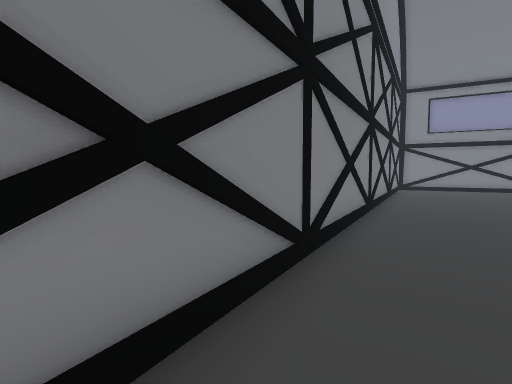
[1] (above)

21 first-person views from a walk through a 3-D level made in the Unity game engine. The camera is 1.2 m above the floor, tilts 4° down and sees 80° across. The floor is counted in squares, 1 m on a side. Each view is taken from the middle of a square. On the plan, view 1 faces up. The plan holds only what a view shows up to about 13 squares ahead; the rest is blank. The place goes on beyond the plan. Some surface patterns are stand-ins.

[2]
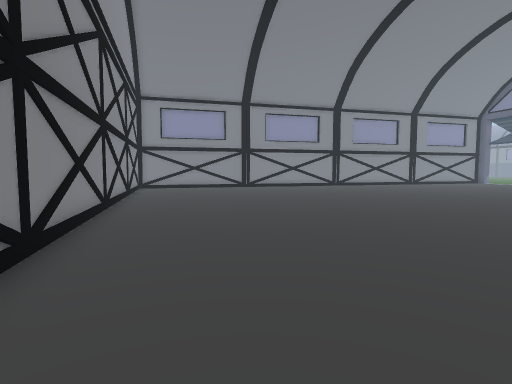

[3]
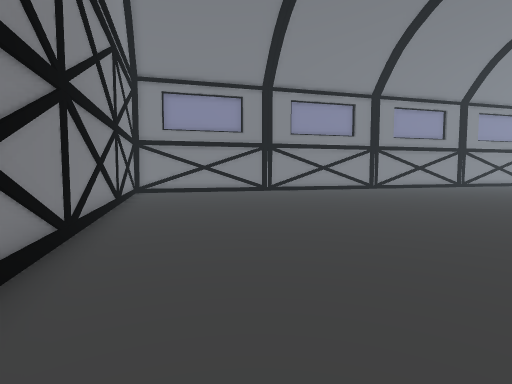

[4]
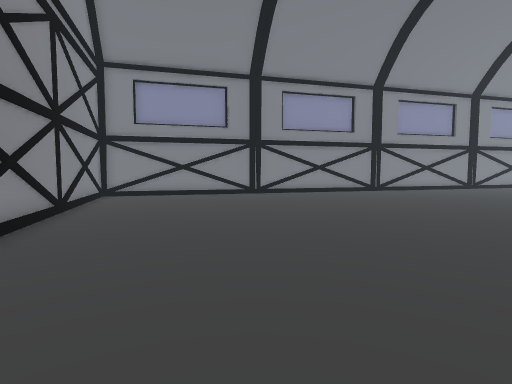

[5]
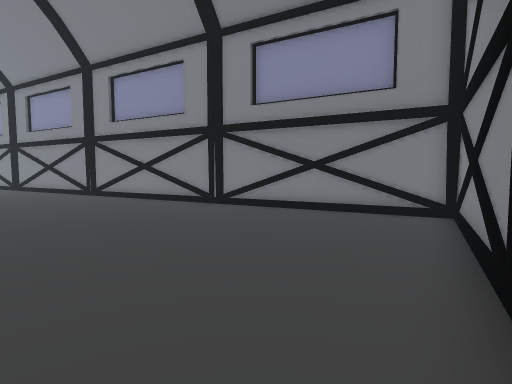

[6]
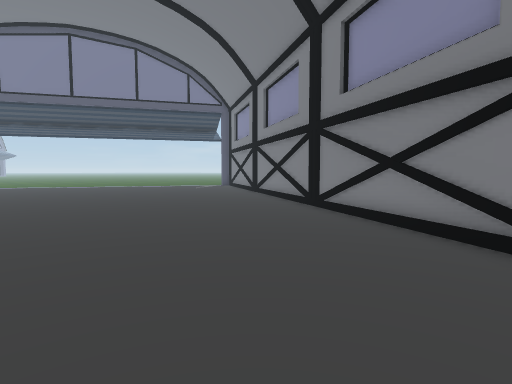

[7]
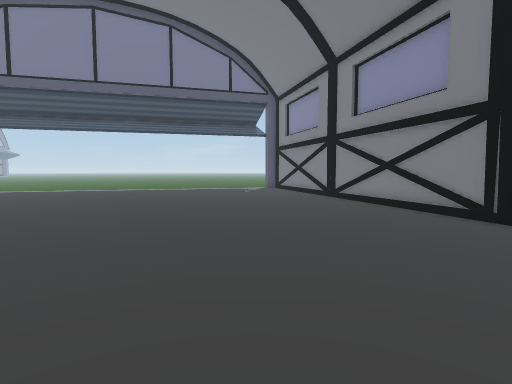

[8]
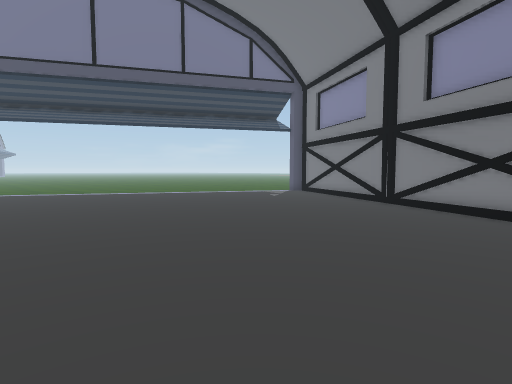

[9]
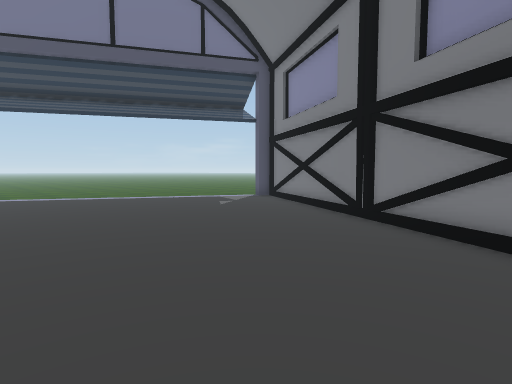

[10]
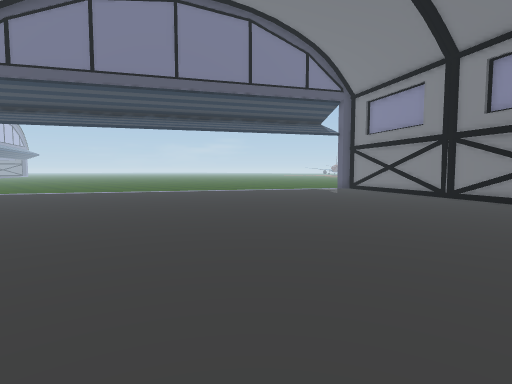

[11]
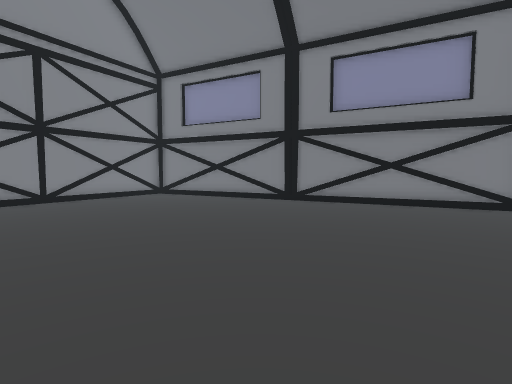

[12]
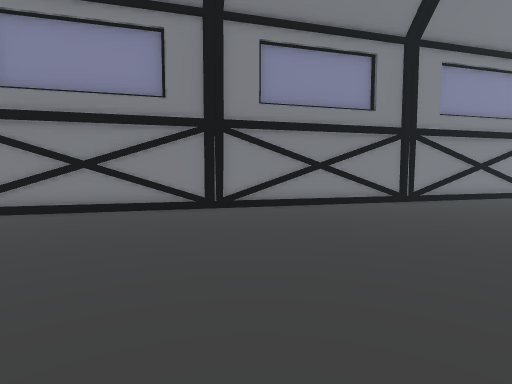

[13]
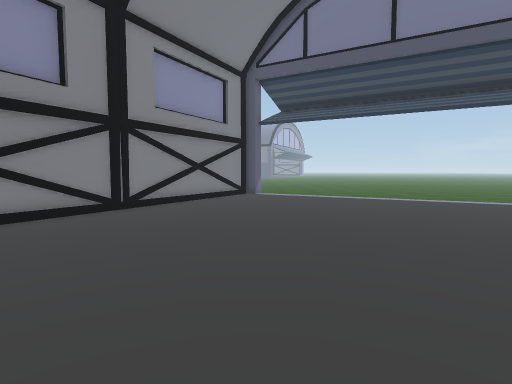

[14]
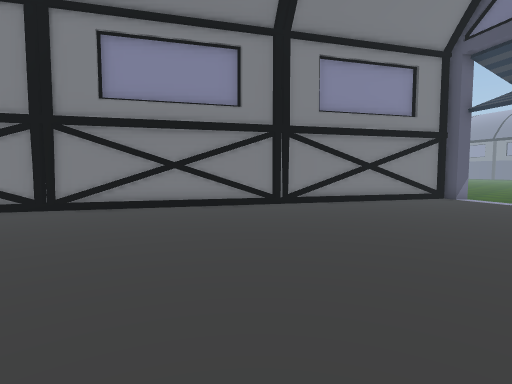

[15]
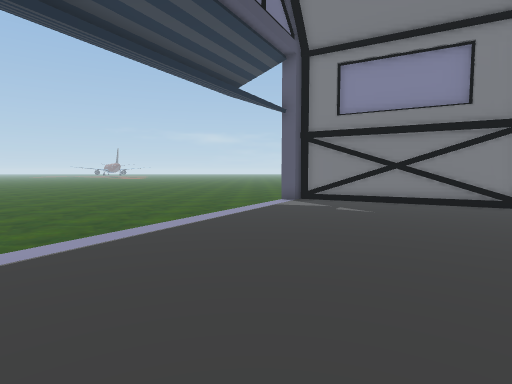

[16]
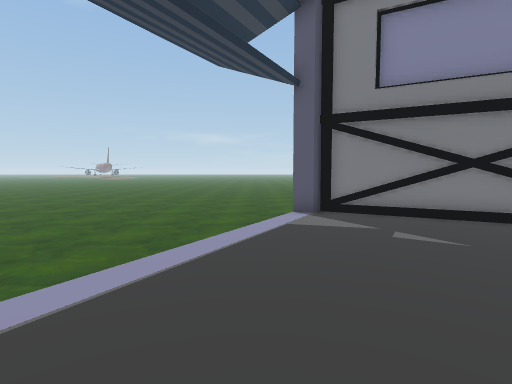

[17]
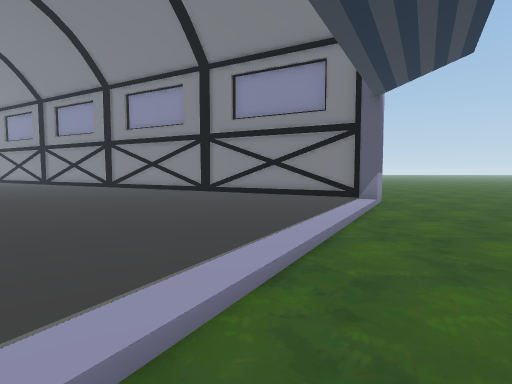

[18]
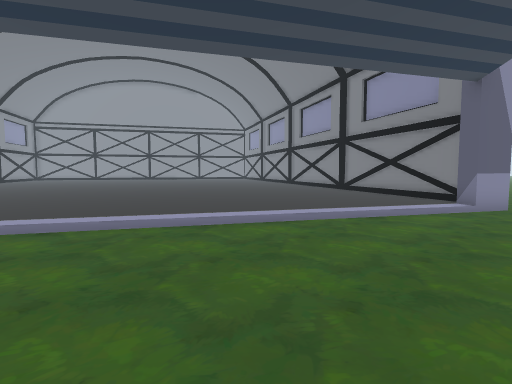

[19]
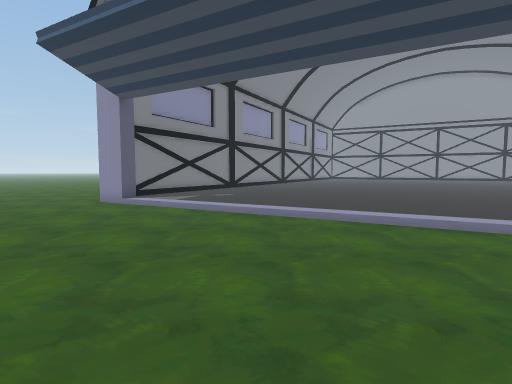

[20]
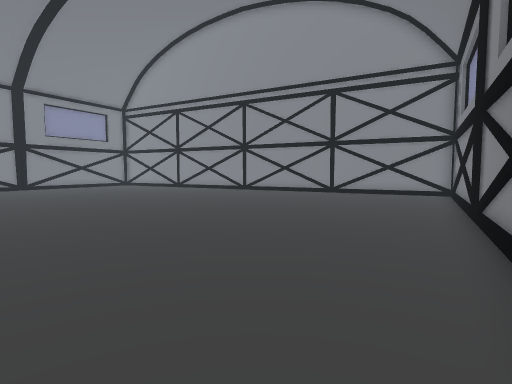

[21]
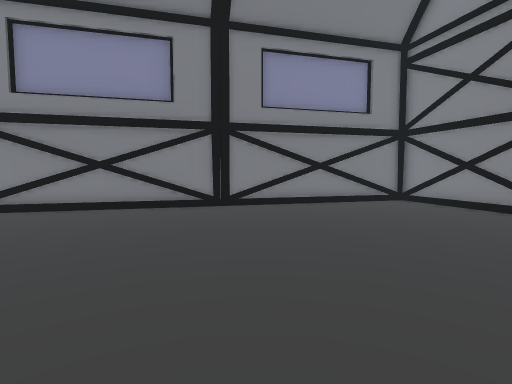

### Floor plan
Key: @ floor where view 1 was taken; # wall or solid block; . main floor; - floor 0.25 m lower than the main floor; / step, stairs or slope.
Columns run from 2 left of view 1 to 37 right of it. Each row starts with its distance up from view 1.
 16          #......###
 15         ##........###
 14         #...........###
 13        ##.............##
 12       ##...............###
 11       #..................###
 10      ##....................###
  9      #.......................###
  8     ##.........................##
  7     #...........................###
  6    ##.............................###
  5   ##................................##--
  4   #..................................#--
  3  ##................................../--
  2  #................................../---
  1 ##................................../---
  0 #.@................................/----
 -1 ##................................./----
 -2  ###............................../-----
 -3    ###............................------
 -4      ##........................../------
 -5       ###........................-------
 -6         ###....................//------
 -7           ###................../------ -
 -8             ###................/-----
 -9               ##............../------
-10                ###............/------ -
-11                  ###........./-------
-12                    ###.......--------
-13                      ###..../---------
-14                        ##...-----------
-15                         ####-----------

Positions as (right, up) in squares from view 1, and headings:
1: (0, 0), facing up
2: (0, -1), facing up-right
3: (2, 3), facing up-right
4: (4, 4), facing up-right
5: (3, 7), facing down
6: (5, 1), facing down-right
7: (10, 1), facing down-right
8: (13, 0), facing down-right
9: (14, -4), facing down-right
10: (14, 4), facing down-right
11: (14, 3), facing up
12: (16, 4), facing up-right
13: (19, 4), facing right
14: (20, 1), facing up-right
15: (26, -2), facing down
16: (26, -6), facing down
17: (31, -7), facing up
18: (37, -7), facing up-left
19: (36, -10), facing left
20: (23, 10), facing left
21: (11, 4), facing down-left
